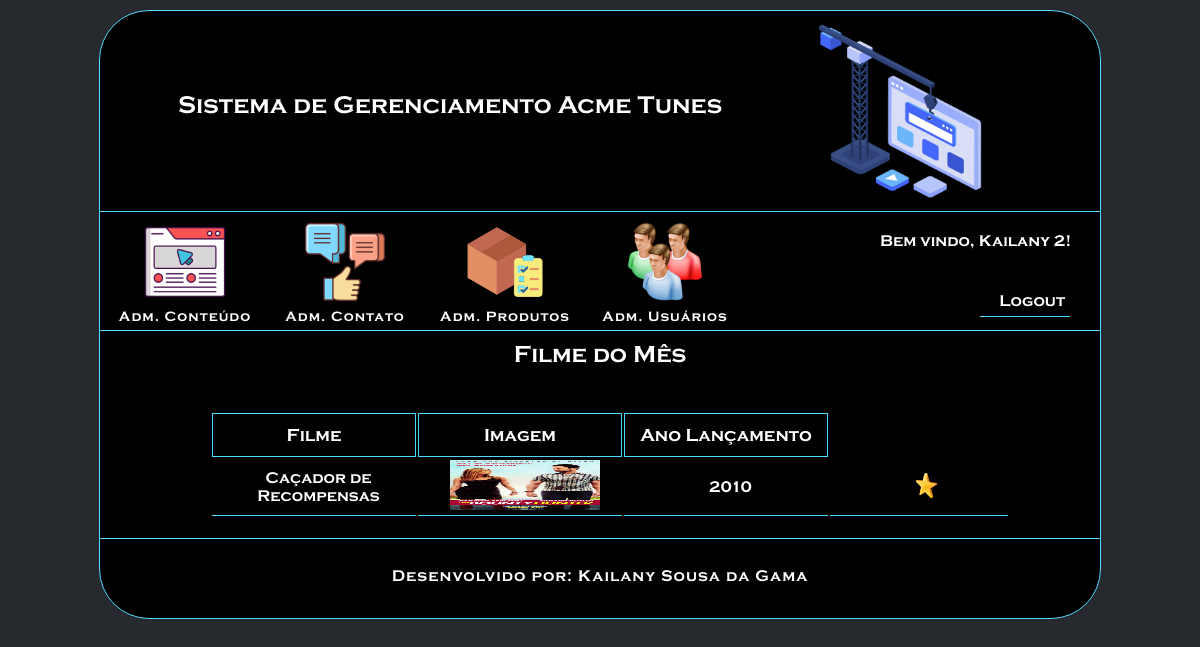
Screenshot of /projetoAcmeTunes/cms/filme_mes_crud.php (signed in) with the database file from the repository.
### tables this page shows
CREATE TABLE `tbl_filme` (
  `cod_filme` int(11) NOT NULL AUTO_INCREMENT,
  `nome_filme` varchar(200) NOT NULL,
  `imagem_filme` text NOT NULL,
  `cod_pais` int(11) NOT NULL,
  `duracao_filme` varchar(45) NOT NULL,
  `sinopse` text NOT NULL,
  `ativo` tinyint(4) NOT NULL DEFAULT '0',
  `filme_mes` tinyint(4) NOT NULL DEFAULT '0',
  `preco` varchar(45) NOT NULL,
  `cod_classificacao` int(11) NOT NULL,
  `ano_lancamento` int(11) NOT NULL,
  `trailer` text NOT NULL,
  `avaliacao` int(11) DEFAULT NULL,
  `dublado` tinyint(4) DEFAULT NULL,
  `legendado` tinyint(4) DEFAULT NULL,
  PRIMARY KEY (`cod_filme`),
  KEY `fk_tbl_filme_tbl_pais1_idx` (`cod_pais`),
  KEY `fk_tbl_filme_tbl_classificacao_idx` (`cod_classificacao`),
  CONSTRAINT `fk_tbl_filme_tbl_classificacao` FOREIGN KEY (`cod_classificacao`) REFERENCES `tbl_classificacao` (`cod_classificacao`),
  CONSTRAINT `fk_tbl_filme_tbl_pais1` FOREIGN KEY (`cod_pais`) REFERENCES `tbl_pais` (`cod_pais`)
);

### projetoAcmeTunes/cms/filme_mes_crud.php (the view, shortened to what this page needs)
<!DOCTYPE html>
<html lang="pt-br">
    <head>
        <link rel="stylesheet" type="text/css" href="css/cms.css">
        <link rel="stylesheet" type="text/css" href="css/atores_crud.css">
    </head>
    <body>
        <div id="caixa-cms" class="center">
            <header>
                <?php require_once("menu.php") ?>
            </header>
            <div id="caixa-conteudo">
                <h2 id="titulo-crud"> Filme do Mês </h2>
                <table id="registros">
                    <tr>
                        <td class="titulo-coluna"> Filme </td>
                        <td class="titulo-coluna"> Imagem </td>
                        <td class="titulo-coluna"> Ano Lançamento </td>
                    </tr>
                <?php
                    $sql = "SELECT * FROM tbl_filme";
                    $select = mysqli_query($conexao, $sql);
                    while($rsregistros=mysqli_fetch_array($select)){
                ?>
                    <tr>
                        <td class="dados-coluna"><?php echo($rsregistros['nome_filme']) ?></td>
                        <td class="dados-coluna" style="width: 150px;"><img src="../img_filmes/<?php echo($rsregistros['imagem_filme']) ?>"></td>
                        <td class="dados-coluna"><?php echo($rsregistros['ano_lancamento']) ?></td>
                        <td class="dados-coluna">
                            <figure id="icones">
                                <a href="filme_mes_crud.php?filme_mes=<?php echo($rsregistros['filme_mes']) ?>&id=<?php echo($rsregistros['cod_filme']) ?>">
                                    <img style="margin-left: 4px;" src="<?php
                                                    if($rsregistros['filme_mes'] == 0){
                                                        $icon_filme_mes = "Filme do mês desativado";
                                                        echo('icon/no_destaque.png'); }
                                                    else {
                                                        $icon_filme_mes = "Filme do mês ativado";
                                                        echo('icon/destaque.png');}?>" alt="<?php echo($icon_filme_mes) ?>" title="<?php echo($icon_filme_mes) ?>" >
                                </a>
                            </figure>
                        </td>
                    </tr>
                <?php
                    }
                ?>
                </table>
            </div>
            <footer>
                <p> Desenvolvido por: Kailany Sousa da Gama</p>
            </footer>
        </div>
    </body>
</html>

### projetoAcmeTunes/cms/css/cms.css (style rules this page uses)
body, h1,h2,h3,p,ul,figure { margin: 0px; padding: 0px; }
body { color: white; background-color: #26292d; }
.center { margin-left: auto; margin-right: auto; }
* { font-family: fonte; }
#caixa-cms { width: 1000px; min-height: 600px; max-height: auto; overflow: hidden; background-color: black; margin-top: 10px; border-radius: 50px 50px 50px 50px; border: solid 1px #52D9FF; margin-bottom: 10px; }
header { width: inherit; height: 320px; }
img { width: inherit; height: inherit; }
a:link { color: white; text-decoration: none; }
#caixa-conteudo { width: inherit; min-height: 200px; max-height: auto; overflow: hidden; box-sizing: border-box; padding-top: 20px; padding-left: 20px; padding-bottom: 20px; }
#titulo-crud { width: inherit; height: 50px; text-align: center; margin-left: -20px; margin-top: -20px; box-sizing: border-box; padding-top: 10px; }
#registros { width: 800px; min-height: 100px; max-height: auto; overflow: hidden; margin-left: 80px; }
.titulo-coluna { min-width: 200px; max-width: auto; overflow: hidden; height: 40px; border: solid 1px #52D9FF; text-align:center; font-size: 18px; }
.dados-coluna { height: 50px; font-size: 14px; border-bottom: solid 1px #52D9FF; box-sizing: border-box; padding-left: 10px; }
#icones { box-sizing: border-box; padding-left: 5px; }
#icones img { width: 25px; height: 25px; }
footer { width: inherit; height: 80px; box-sizing: border-box; padding-top: 15px; border-top: solid 1px #52D9FF; }
footer p { width: inherit; height: 50px; text-align: center; box-sizing: border-box; padding-top: 13px; letter-spacing: 1px; }

### projetoAcmeTunes/cms/css/atores_crud.css (style rules this page uses)
p { margin: 0px; padding: 0px; }
#registros { width: 800px; min-height: 100px; max-height: auto; overflow: hidden; margin-top: 30px; margin-left: 90px; }
.titulo-coluna { width: 150px; }
.dados-coluna { text-align: center; font-size: 16px; }

### rows the page displays
tbl_filme: nome_filme "Caçador de Recompensas", imagem_filme (picture), ano_lancamento "2010"

### other values shown
$nome_usuario "Kailany 2"
